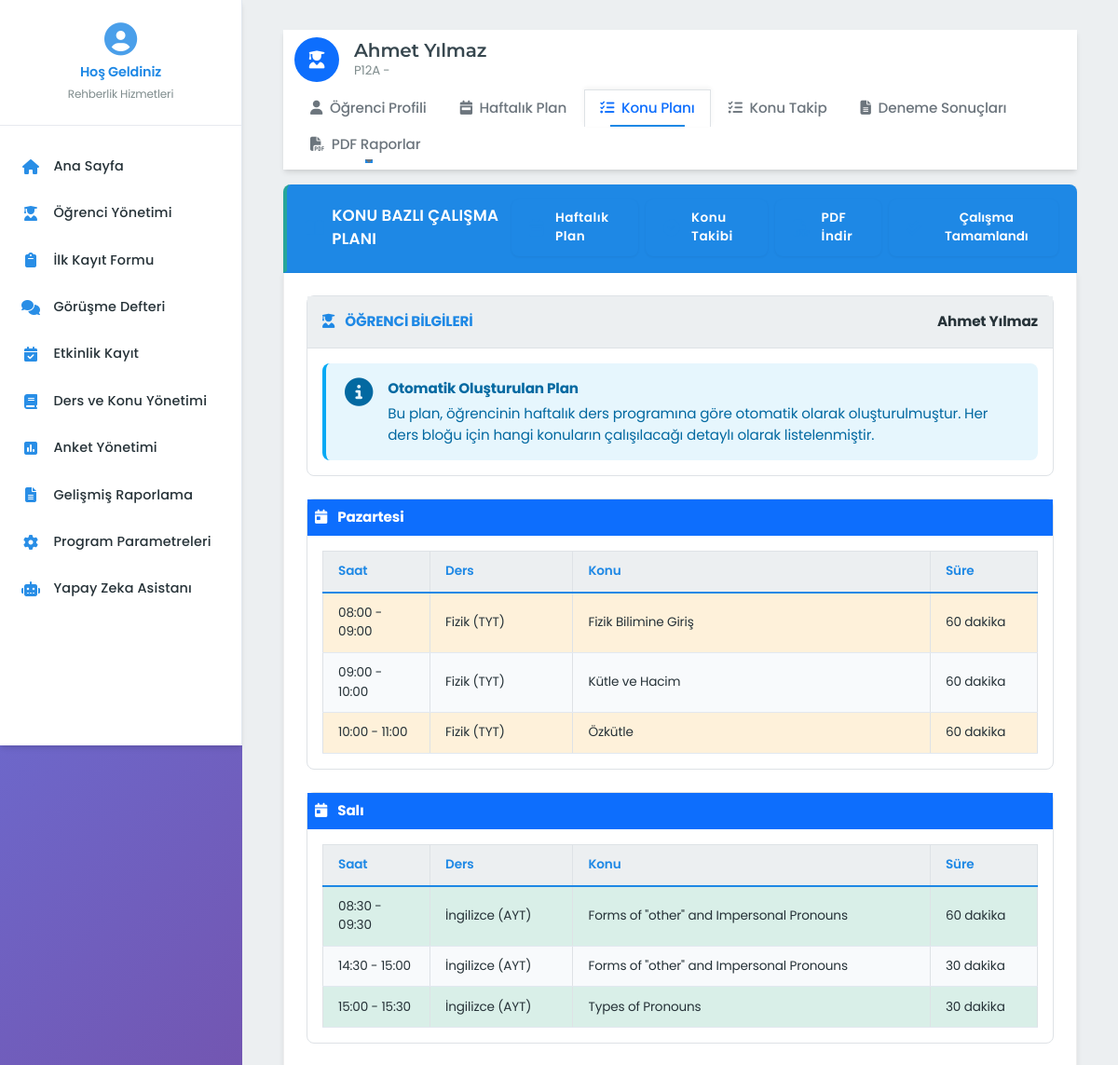
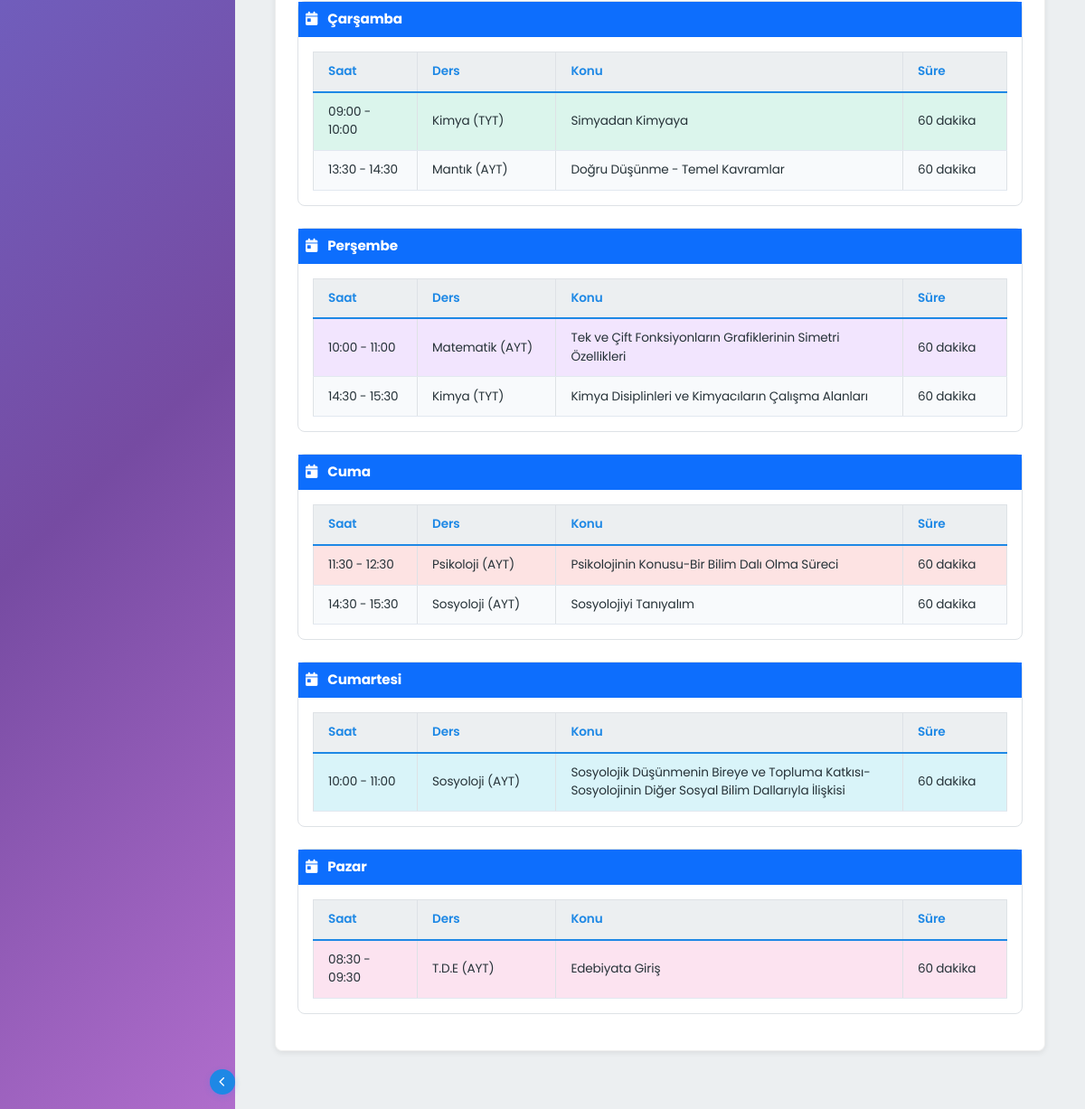
/calisma-programi/ogrenci/1/konu-plani, run on the app's committed database (2 pictures, top to bottom).
### app/blueprints/ogrenci_yonetimi/models.py (models this page shows, shortened)
class Ogrenci(db.Model):
    __tablename__ = 'ogrenciler'
    __table_args__ = {'extend_existing': True}
    id = db.Column(db.Integer, primary_key=True)
    numara = db.Column(db.String(20), unique=True, nullable=False)
    ad = db.Column(db.String(50), nullable=False)
    soyad = db.Column(db.String(50), nullable=False)
    sinif = db.Column(db.String(20), nullable=False)
    cinsiyet = db.Column(db.String(10), nullable=False)
    telefon = db.Column(db.String(20), nullable=True)
    eposta = db.Column(db.String(100), nullable=True)
    ders_programlari = relationship("DersProgrami", back_populates="ogrenci", cascade="all, delete-orphan")
    ders_ilerlemeleri = relationship("DersIlerleme", back_populates="ogrenci", cascade="all, delete-orphan")
    konu_takipleri = relationship("KonuTakip", back_populates="ogrenci", cascade="all, delete-orphan")
    deneme_sonuclari = relationship("DenemeSonuc", back_populates="ogrenci", cascade="all, delete-orphan")
    anketleri = relationship("OgrenciAnket", back_populates="ogrenci", cascade="all, delete-orphan")

### app/blueprints/ders_konu_yonetimi/models.py (models this page shows, shortened)
class Ders(db.Model):
    __tablename__ = 'dersler'
    __table_args__ = {'extend_existing': True}
    id = db.Column(db.Integer, primary_key=True)
    ad = db.Column(db.String(100), nullable=False, unique=True)
    aciklama = db.Column(db.Text, nullable=True)
    konular = relationship("Konu", back_populates="ders", cascade="all, delete-orphan")
    ders_programlari = relationship("DersProgrami", back_populates="ders", cascade="all, delete-orphan")
    ders_ilerlemeleri = relationship("DersIlerleme", back_populates="ders", cascade="all, delete-orphan")

class Konu(db.Model):
    __tablename__ = 'konular'
    __table_args__ = {'extend_existing': True}
    id = db.Column(db.Integer, primary_key=True)
    ders_id = db.Column(db.Integer, db.ForeignKey('dersler.id'), nullable=False)
    ad = db.Column(db.String(200), nullable=False)
    tahmini_sure = db.Column(db.Integer, nullable=False)  # Dakika cinsinden
    sira = db.Column(db.Integer, nullable=False, default=0)
    ders = relationship("Ders", back_populates="konular")
    konu_takipleri = relationship("KonuTakip", back_populates="konu", cascade="all, delete-orphan")

### app/blueprints/calisma_programi/routes.py (the view)
@calisma_programi_bp.route('/ogrenci/<int:ogrenci_id>/konu-plani')
@session_required
@log_activity('konu_plani_goruntule', 'Öğrencinin konu bazlı çalışma planı görüntülendi')
def konu_plani(ogrenci_id):
    ogrenci = Ogrenci.query.get_or_404(ogrenci_id)
    set_aktif_ogrenci(ogrenci_id)
    konu_plani_string = calculate_topic_schedule(ogrenci_id)
    dersler = Ders.query.order_by(Ders.ad).all()
    gunler = ["Pazartesi", "Salı", "Çarşamba", "Perşembe", "Cuma", "Cumartesi", "Pazar"]
    konu_plani = {}
    for gun_str, gunluk_plan in konu_plani_string.items():
        gun_index = int(gun_str)
        konu_plani[gun_index] = gunluk_plan
    return render_template('calisma_programi/konu_plani.html',
                          ogrenci=ogrenci,
                          konu_plani=konu_plani,
                          dersler=dersler,
                          gunler=gunler)

### app/blueprints/calisma_programi/models.py (called while the page is built)
    def sure_dakika(self):
        baslangic = datetime.combine(datetime.today(), self.baslangic_saat)
        bitis = datetime.combine(datetime.today(), self.bitis_saat)
        delta = bitis - baslangic
        return delta.seconds // 60

### app/utils/auth.py (called while the page is built, shortened)
def session_required(ogrenci_zorunlu=True):
    def decorator(f):
        @wraps(f)
        def decorated_function(ogrenci_id=None, *args, **kwargs):
            if current_app.config.get('SESSION_REQUIRED', True) is False:
                return f(ogrenci_id, *args, **kwargs)
            if ogrenci_id:
                set_aktif_ogrenci(ogrenci_id)
                return f(ogrenci_id, *args, **kwargs)
        return decorated_function
    if callable(ogrenci_zorunlu):
        f = ogrenci_zorunlu
        ogrenci_zorunlu = True
        return decorator(f)
    return decorator

def log_activity(activity_type, description=None):
    def decorator(f):
        @wraps(f)
        def decorated_function(*args, **kwargs):
            result = f(*args, **kwargs)
            return result
        return decorated_function
    return decorator

### app/utils/program.py (called while the page is built)
def generate_weekly_schedule(ogrenci_id):
    from app.blueprints.calisma_programi.models import DersProgrami
    from app.blueprints.ders_konu_yonetimi.models import Ders
    ders_programi = DersProgrami.query.filter_by(ogrenci_id=ogrenci_id).order_by(
        DersProgrami.gun, DersProgrami.baslangic_saat).all()
    dersler = {d.id: d.ad for d in Ders.query.all()}
    program = {str(gun): [] for gun in range(7)}
    for dp in ders_programi:
        baslangic_str = dp.baslangic_saat.strftime('%H:%M')
        bitis_str = dp.bitis_saat.strftime('%H:%M')
        ders_adi = dersler.get(dp.ders_id, f"Ders-{dp.ders_id}")
        program[str(dp.gun)].append({
            'ders_id': dp.ders_id,
            'ders_adi': ders_adi,
            'baslangic': baslangic_str,
            'bitis': bitis_str,
            'sure': dp.sure_dakika()
        })
    return program

### app/utils/session.py (called while the page is built)
def set_aktif_ogrenci(ogrenci_id):
    session['aktif_ogrenci_id'] = ogrenci_id

def get_aktif_ogrenci():
    try:
        if 'aktif_ogrenci_id' in session:
            return Ogrenci.query.get(session['aktif_ogrenci_id'])
    except Exception:
        pass
    return None

### app/blueprints/calisma_programi/templates/calisma_programi/konu_plani.html (shortened to what this page needs)
{% extends "base.html" %}
{% block content %}
{% with active_tab='konu_plani' %}
    {% include 'student_tabs.html' %}
{% endwith %}
<div class="modern-section">
    <div class="modern-section-title">
        <div class="d-flex align-items-center justify-content-between">
            <div class="d-flex align-items-center">
                <i class="fas fa-book-open me-2"></i>
                <span>KONU BAZLI ÇALIŞMA PLANI</span>
            </div>
            <div class="d-flex">
                <a href="{{ url_for('calisma_programi.haftalik_plan', ogrenci_id=ogrenci.id) }}" class="modern-action-btn me-2">
                    <i class="fas fa-calendar-week me-1"></i> Haftalık Plan
                </a>
                <a href="{{ url_for('calisma_programi.konu_takip', ogrenci_id=ogrenci.id) }}" class="modern-action-btn me-2">
                    <i class="fas fa-check-circle me-1"></i> Konu Takibi
                </a>
                <a href="{{ url_for('rapor_yonetimi.konu_plani_pdf', ogrenci_id=ogrenci.id) }}" class="modern-action-btn me-2" target="_blank">
                    <i class="fas fa-file-pdf me-1"></i> PDF İndir
                </a>
                <button id="calisma-tamamlandi-btn" class="modern-action-btn">
                    <i class="fas fa-check-double me-1"></i> Çalışma Tamamlandı
                </button>
            </div>
        </div>
    </div>
    <div class="modern-panel pb-3">
        <div class="border rounded mb-4">
            <div class="bg-light p-3 border-bottom">
                <div class="d-flex align-items-center">
                    <div class="fw-bold text-primary">
                        <i class="fas fa-user-graduate me-2"></i> ÖĞRENCİ BİLGİLERİ
                    </div>
                    <div class="ms-auto fw-bold">{{ ogrenci.ad }} {{ ogrenci.soyad }}</div>
                </div>
            </div>
            <div class="p-3">
                <div class="alert alert-info mb-0">
                    <div class="d-flex">
                        <div class="me-3">
                            <i class="fas fa-info-circle fa-2x"></i>
                        </div>
                        <div>
                            <div class="fw-bold mb-1">Otomatik Oluşturulan Plan</div>
                            <p class="mb-0">Bu plan, öğrencinin haftalık ders programına göre otomatik olarak oluşturulmuştur.
                            Her ders bloğu için hangi konuların çalışılacağı detaylı olarak listelenmiştir.</p>
                        </div>
                    </div>
                </div>
            </div>
        </div>
        {% for gun_index, gun_plani in konu_plani.items() %}
        <div class="border rounded mb-4">
            <div class="bg-primary text-white p-2">
                <div class="fw-bold">
                    <i class="fas fa-calendar-day me-2"></i> {{ gunler[gun_index] }}
                </div>
            </div>
            <div class="p-3">
                {% if gun_plani %}
                <div class="table-responsive">
                    <table class="modern-table">
                        <thead>
                            <tr>
                                <th width="15%">Saat</th>
                                <th width="20%">Ders</th>
                                <th>Konu</th>
                                <th width="15%">Süre</th>
                            </tr>
                        </thead>
                        <tbody>
                            {% for plan in gun_plani %}
                            <tr class="ders-renk-{{ (plan.ders_id % 10) }}">
                                <td>{{ plan.baslangic }} - {{ plan.bitis }}</td>
                                <td>{{ plan.ders_adi }}</td>
                                <td>{{ plan.konu_adi }}</td>
                                <td>{{ plan.sure }} dakika</td>
                            </tr>
                            {% endfor %}
                        </tbody>
                    </table>
                </div>
                {% else %}
                <div class="alert alert-light text-center py-4">
                    <i class="fas fa-calendar-times fa-2x mb-3 text-muted"></i>
                    <p class="mb-0 text-muted">Bu gün için planlanmış çalışma bulunmamaktadır.</p>
                </div>
                {% endif %}
            </div>
        </div>
        {% endfor %}
{% endblock %}

### app/templates/student_tabs.html (shortened to what this page needs)
<div class="container-fluid bg-white shadow-sm py-2 mb-3">
    <div class="row align-items-center mb-2">
        <div class="col-md-8">
            <div class="d-flex align-items-center">
                <div class="bg-primary rounded-circle d-flex align-items-center justify-content-center me-3" style="width: 48px; height: 48px;">
                </div>
                <div>
                    <h5 class="mb-0 fw-semibold">{{ ogrenci.ad }} {{ ogrenci.soyad }}</h5>
                    <p class="text-muted mb-0 small">{{ ogrenci.sinif }} - {{ ogrenci.okul }}</p>
                </div>
            </div>
        </div>
    </div>
    <ul class="nav nav-tabs border-0" id="student-tabs" role="tablist">
        <li class="nav-item" role="presentation">
            <a href="{{ url_for('ogrenci_yonetimi.profil', ogrenci_id=ogrenci.id) }}"
               class="nav-link px-3 py-2 rounded-0 {% if active_tab == 'profil' %}active{% endif %}">
                <i class="fas fa-user me-1"></i> Öğrenci Profili
            </a>
        </li>
        <li class="nav-item" role="presentation">
            <a href="{{ url_for('calisma_programi.haftalik_plan', ogrenci_id=ogrenci.id) }}"
               class="nav-link px-3 py-2 rounded-0 {% if active_tab == 'haftalik_plan' %}active{% endif %}">
                <i class="fas fa-calendar-week me-1"></i> Haftalık Plan
            </a>
        </li>
        <li class="nav-item" role="presentation">
            <a href="{{ url_for('calisma_programi.konu_plani', ogrenci_id=ogrenci.id) }}"
               class="nav-link px-3 py-2 rounded-0 {% if active_tab == 'konu_plani' %}active{% endif %}">
                <i class="fas fa-list-check me-1"></i> Konu Planı
            </a>
        </li>
        <li class="nav-item" role="presentation">
            <a href="{{ url_for('calisma_programi.konu_takip', ogrenci_id=ogrenci.id) }}"
               class="nav-link px-3 py-2 rounded-0 {% if active_tab == 'konu_takip' %}active{% endif %}">
                <i class="fas fa-tasks me-1"></i> Konu Takip
            </a>
        </li>
        <li class="nav-item" role="presentation">
            <a href="{{ url_for('deneme_sinavlari.sonuclar', ogrenci_id=ogrenci.id) }}"
               class="nav-link px-3 py-2 rounded-0 {% if active_tab == 'deneme_sonuclari' %}active{% endif %}">
                <i class="fas fa-file-alt me-1"></i> Deneme Sonuçları
            </a>
        </li>
        <li class="nav-item dropdown">
            <a class="nav-link dropdown-toggle px-3 py-2 rounded-0" data-bs-toggle="dropdown" href="#" role="button" aria-expanded="false">
                <i class="fas fa-file-pdf me-1"></i> PDF Raporlar
            </a>
        </li>
    </ul>
</div>

### app/static/css/animations.css (style rules this page uses)
.nav-link { transition: all 0.2s cubic-bezier(0.4, 0, 0.2, 1); }

### app/static/css/minimal.css (style rules this page uses)
:root { --primary-color: #4f46e5; --primary-light: #818cf8; --primary-dark: #4338ca; --success-color: #10b981; --warning-color: #f59e0b; --danger-color: #ef4444; --info-color: #06b6d4; --text-color: #1e293b; --text-light: #64748b; --bg-white: #ffffff; --bg-light: #f8fafc; --border-color: #e2e8f0; --shadow-sm: 0 1px 3px rgba(0,0,0,.05); --shadow-md: 0 2px 6px rgba(0,0,0,.08); --shadow-lg: 0 4px 12px rgba(0,0,0,.12); --radius-sm: 0.5rem; --radius-md: 0.75rem; --radius-lg: 1rem; --transition: .2s ease; }
.nav-link { color: var(--text-color); padding: 0.75rem 1rem; border-radius: var(--radius-sm); transition: var(--transition); }
.alert { padding: 1rem 1.25rem; border-radius: var(--radius-md); border: 1px solid transparent; margin-bottom: 1rem; }

### app/static/css/student_tabs.css (style rules this page uses)
#student-tabs { padding-bottom: 0; margin-bottom: 0; border-bottom: 1px solid #dee2e6; }
#student-tabs .nav-link { color: #6c757d; font-weight: 500; border: 1px solid transparent; border-bottom: 0; transition: all 0.2s ease; margin-right: 2px; }
#student-tabs .nav-link.active { color: #0d6efd; background-color: #fff; border-color: #dee2e6; border-bottom-color: transparent; border-top-left-radius: 4px; border-top-right-radius: 4px; box-shadow: 0 -2px 5px rgba(0,0,0,0.05); }

### app/static/css/modern_design.css (style rules this page uses)
:root { --primary-gradient: linear-gradient(135deg, #667eea 0%, #764ba2 100%); --secondary-gradient: linear-gradient(135deg, #f093fb 0%, #f5576c 100%); --success-gradient: linear-gradient(135deg, #4facfe 0%, #00f2fe 100%); --info-gradient: linear-gradient(135deg, #43e97b 0%, #38f9d7 100%); --hero-gradient: linear-gradient(135deg, #667eea 0%, #764ba2 50%, #f093fb 100%); --card-gradient: linear-gradient(145deg, rgba(255,255,255,0.1), rgba(255,255,255,0.05)); --glass-gradient: linear-gradient(145deg, rgba(255,255,255,0.25), rgba(255,255,255,0.1)); --shadow-soft: 0 8px 32px rgba(31, 38, 135, 0.37); --shadow-medium: 0 12px 40px rgba(31, 38, 135, 0.25); --shadow-strong: 0 20px 60px rgba(31, 38, 135, 0.35); --shadow-glow: 0 0 30px rgba(102, 126, 234, 0.3); --border-radius-sm: 12px; --border-radius-md: 20px; --border-radius-lg: 32px; --border-radius-xl: 48px; --transition-smooth: all 0.4s cubic-bezier(0.25, 0.46, 0.45, 0.94); --transition-bounce: all 0.6s cubic-bezier(0.68, -0.55, 0.265, 1.55); }
body { font-family: 'Inter', -apple-system, BlinkMacSystemFont, 'Segoe UI', sans-serif; background: var(--hero-gradient); background-attachment: fixed; line-height: 1.6; font-weight: 400; color: #1a202c; overflow-x: hidden; }

### data on the page
Ogrenci: ad "Ahmet", soyad "Yılmaz", sinif "P12A"
Ders: ders_adi "Fizik (TYT)" "Fizik (TYT)" "Fizik (TYT)"
Konu: konu_adi "Fizik Bilimine Giriş"
Konu: konu_adi "Kütle ve Hacim"
Konu: konu_adi "Özkütle"
Ders: ders_adi "İngilizce (AYT)" "İngilizce (AYT)" "İngilizce (AYT)"
Konu: konu_adi "Forms of \"other\" and Impersonal Pronouns" "Forms of \"other\" and Impersonal Pronouns"
Konu: konu_adi "Types of Pronouns"
Ders: ders_adi "Kimya (TYT)" "Kimya (TYT)"
Konu: konu_adi "Simyadan Kimyaya"
Ders: ders_adi "Mantık (AYT)"
Konu: konu_adi "Doğru Düşünme - Temel Kavramlar"
Ders: ders_adi "Matematik (AYT)"
Konu: konu_adi "Tek ve Çift Fonksiyonların Grafiklerinin Simetri Özellikleri"
Konu: konu_adi "Kimya Disiplinleri ve Kimyacıların Çalışma Alanları"
Ders: ders_adi "Psikoloji (AYT)"
Konu: konu_adi "Psikolojinin Konusu-Bir Bilim Dalı Olma Süreci"
Ders: ders_adi "Sosyoloji (AYT)" "Sosyoloji (AYT)"
Konu: konu_adi "Sosyolojiyi Tanıyalım"
Konu: konu_adi "Sosyolojik Düşünmenin Bireye ve Topluma Katkısı- Sosyolojinin Diğer Sosyal Bilim Dallarıyla İlişkisi"
Ders: ders_adi "T.D.E (AYT)"
Konu: konu_adi "Edebiyata Giriş"

### other printed values
{{ gunler[gun_index] }} "Pazartesi" "Salı" "Çarşamba" "Perşembe" "Cuma" "Cumartesi" "Pazar"
{{ plan.baslangic }} "08:00" "09:00" "10:00" "08:30" "14:30" "15:00" "09:00" "13:30" "10:00" "14:30" "11:30" "14:30" "10:00" "08:30"
{{ plan.bitis }} "09:00" "10:00" "11:00" "09:30" "15:00" "15:30" "10:00" "14:30" "11:00" "15:30" "12:30" "15:30" "11:00" "09:30"
{{ plan.sure }} "60" "60" "60" "60" "30" "30" "60" "60" "60" "60" "60" "60" "60" "60"
